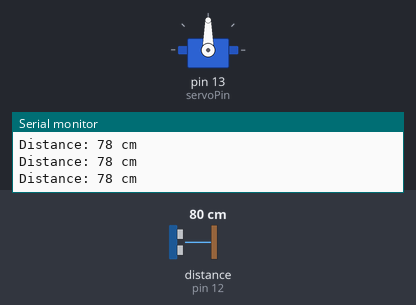
The sketch below on a simulated Arduino Uno, built with avr-gcc and run on an emulated ATmega328P. Shown: servo, the last lines printed to the serial monitor. Wiring (inferred from the names in the program): ultrasonic range finder: trigger pin 11; echo pin 12. The inputs (shaded band) are chosen by the test bench; at power-on: distance to the obstacle (sensor on pin 12) 80 cm. The echo pulse lasts 58.3 µs per cm.

Above: at 2.2 s.
2.3 s: distance to the obstacle (sensor on pin 12) set to 29 cm
5.3 s: distance to the obstacle (sensor on pin 12) set to 23 cm
At 6.1 s:
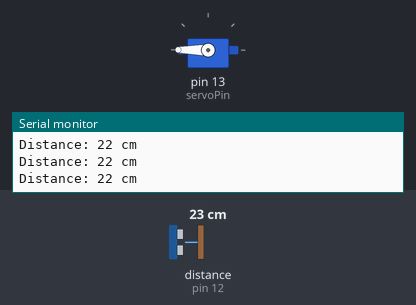
Timing chart, 0 to 8.3 s (numbered marks = the images above; inputs shaded):
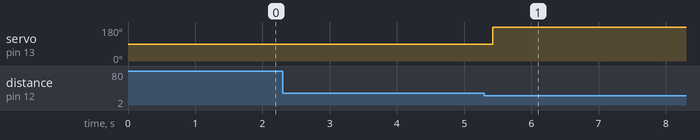

The sketch:

arduino_code.ino
```cpp
// Código Arduino para sistema de peaje con sensor ultrasónico HC-SR04
#include <Servo.h>

// Definición de pines
const int trigPin = 11;  // Pin TRIG del sensor HC-SR04
const int echoPin = 12;  // Pin ECHO del sensor HC-SR04
const int servoPin = 13; // Pin para el servomotor

// Modificar las constantes
const unsigned long TIEMPO_MINIMO_ENTRE_DETECCIONES = 5000;  // 5 segundos mínimo entre detecciones
const unsigned long TIEMPO_ESPERA_BARRERA = 1000;   // 1 segundo para que pase el vehículo
const int DISTANCIA_DETECCION = 25;                // Distancia en cm para detectar vehículo
const int LECTURAS_CONFIRMACION = 3;               // Número de lecturas consecutivas para confirmar

// Variables
Servo servo;
long duration;
int distance;
unsigned long tiempoDeteccion = 0;
bool vehiculoDetectado = false;

// Variables adicionales
int lecturas_consecutivas = 0;
int lecturas_salida = 0;
unsigned long ultima_deteccion = 0;
bool procesando_vehiculo = false;

void setup() {
  Serial.begin(9600);
  pinMode(trigPin, OUTPUT);
  pinMode(echoPin, INPUT);
  servo.attach(servoPin);
  servo.write(90);  // Barrera cerrada al inicio (90 grados)

  Serial.println("Sistema de peaje inicializado");
  delay(1000);
}

void loop() {
  // Medir distancia con el sensor ultrasónico
  digitalWrite(trigPin, LOW);
  delayMicroseconds(2);
  digitalWrite(trigPin, HIGH);
  delayMicroseconds(10);
  digitalWrite(trigPin, LOW);

  duration = pulseIn(echoPin, HIGH);
  distance = duration * 0.034 / 2;

  unsigned long tiempo_actual = millis();

  // Mostrar distancia en monitor serial
  Serial.print("Distance: ");
  Serial.print(distance);
  Serial.println(" cm");

  // Si hay un vehículo en proceso
  if (procesando_vehiculo) {
    if (distance > DISTANCIA_DETECCION) {
      procesando_vehiculo = false;
      vehiculoDetectado = false;
      servo.write(90);  // Cerrar barrera inmediatamente
      Serial.println("VEHICULO_SALIO");
      lecturas_salida = 0;
      lecturas_consecutivas = 0;
    }
    delay(50);
    return;
  }

  // Detección de nuevo vehículo
  if (distance <= DISTANCIA_DETECCION && !procesando_vehiculo) {
    lecturas_consecutivas++;
    if (lecturas_consecutivas >= LECTURAS_CONFIRMACION &&
        (tiempo_actual - ultima_deteccion) >= TIEMPO_MINIMO_ENTRE_DETECCIONES) {

        procesando_vehiculo = true;
        vehiculoDetectado = true;
        ultima_deteccion = tiempo_actual;

        servo.write(180);  // Abrir barrera
        Serial.println("VEHICULO_DETECTADO");
    }
  } else {
    lecturas_consecutivas = 0;
  }

  delay(50);
}
```

Measured:
- the behaviour switches between 27 and 26 cm on distance to the obstacle (sensor on pin 12) (found by bisection; images 0 and 1)
- after the input at 5.3 s, servo on pin 13 (servoPin): 90° → 180° after 0.13 s
